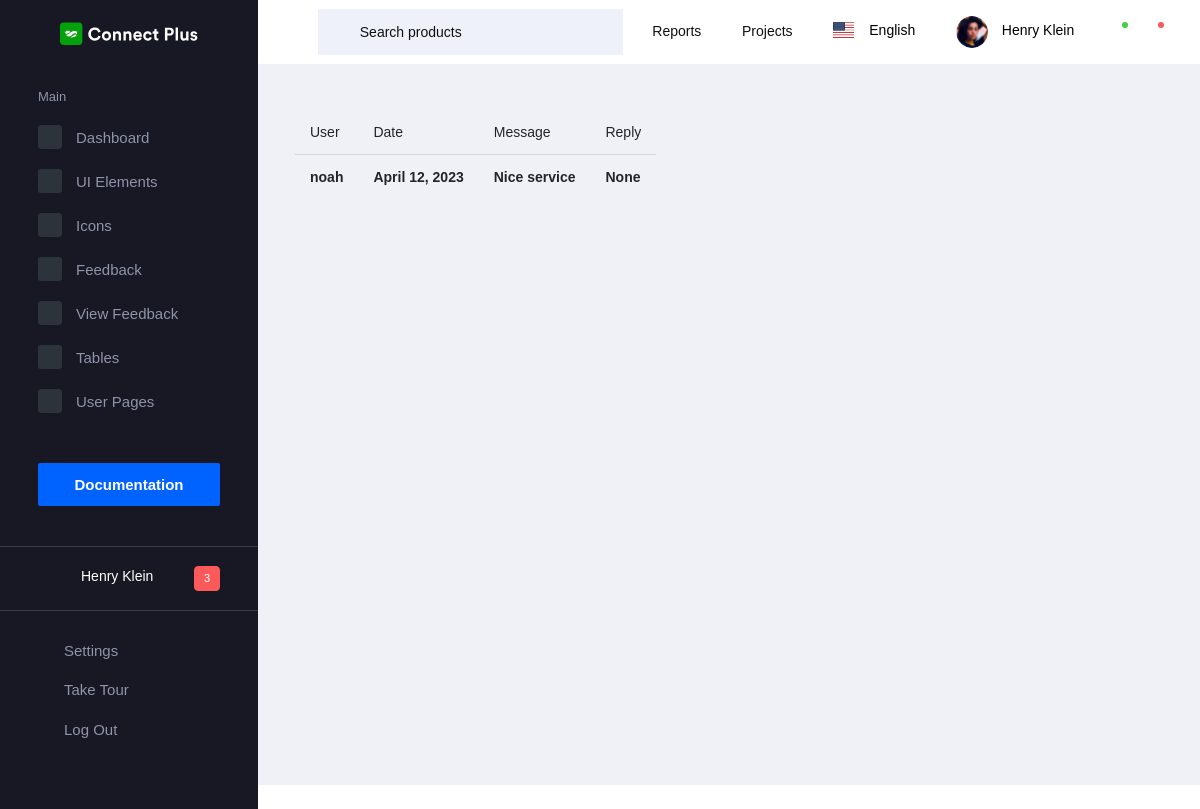
Page /feedback_view (signed in) on the committed database.
### app/models.py (models this page shows)
class Feedback(models.Model):
    user = models.ForeignKey(Login, on_delete=models.DO_NOTHING)
    date = models.DateField(auto_now=True)
    message = models.CharField(max_length=150)
    reply = models.CharField(max_length=150, null=True, blank=True)

class Login(AbstractUser):
    is_worker = models.BooleanField(default=False)
    is_customer = models.BooleanField(default=False)
    name = models.CharField(max_length=42, null=True)
    phone = models.CharField(max_length=15, null=True)
    profile_pic = models.FileField(upload_to='documents/', null=True)
    status = models.IntegerField(default=0, null=True)
    category = models.ForeignKey(WorkerCategory, on_delete=models.CASCADE, null=True)
    gender = models.CharField(max_length=10)
    address = models.TextField(max_length=150)

### app/customer_views.py (the view)
# urls.py: path('feedback_view', customer_views.feedback_view, name="feedback_view"),
def feedback_view(request):
    u = request.user
    data = Feedback.objects.filter(user=u)
    return render(request, 'customer/feedback_view.html', {'data': data})

### templates/customer/feedback_view.html
{% extends "customer/base.html" %}
{%load crispy_forms_tags %}
{% block content %}
<div>
    <table class="table">
                          <thead>
                            <tr>
                              <th scope="col">User</th>
                              <th scope="col">Date</th>
                              <th scope="col">Message</th>
                              <th scope="col">Reply</th>
                            </tr>
                          </thead>
                          <tbody>
                            {% for i in data %}
                            <tr>
                              <th scope="row">{{i.user}}</th>
                              <th scope="row">{{i.date}}</th>
                              <th scope="row">{{i.message}}</th>
                              <th scope="row">{{i.reply}}</th>
                            </tr>
                            {% endfor %}
                          </tbody>
                        </table>
</div>
{% endblock %}

### rows in the picture
Feedback: user "noah", date "April 12, 2023", message "Nice service", reply "None"
